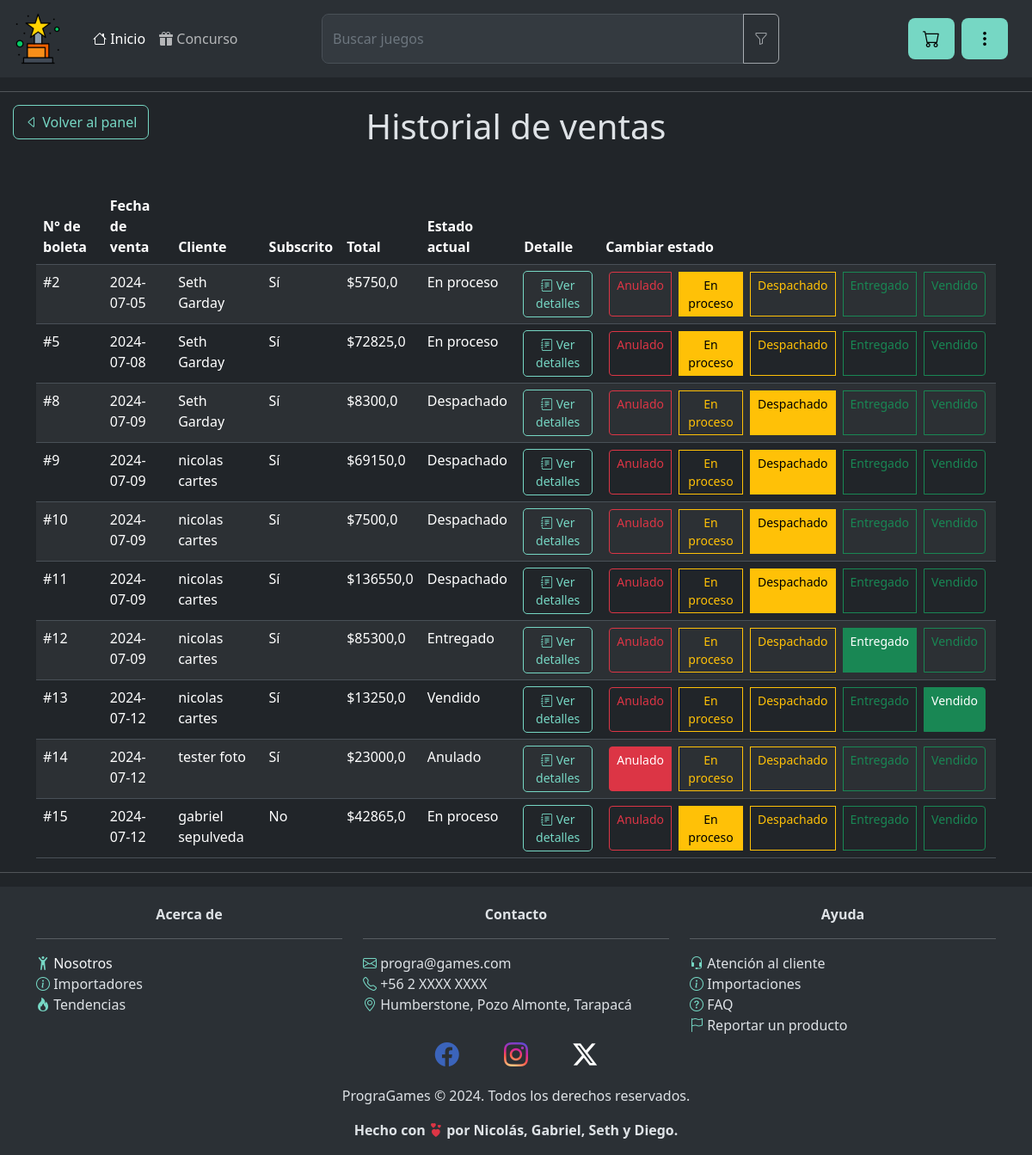
The page /ventas/ (signed in) on the database its author committed.
### core/models.py (models this page shows, shortened)
class Boleta(models.Model):
	ESTADO_PEDIDOS = [
		("Anulado", "Anulado"),
		("En proceso", "En proceso"),
		("Despachado", "Despachado"),
		("Entregado", "Entregado"),
		("Vendido", "Vendido")
	]
	id = models.AutoField(primary_key=True)
	rut = models.CharField(max_length=12, blank=True, null=True)
	productos = models.ManyToManyField(Producto, through="ProductoEnBoleta")
	fecha = models.DateTimeField(default=timezone.now)
	total = models.DecimalField(max_digits=12, decimal_places=0)
	estado_pedido = models.CharField(max_length=20, choices=ESTADO_PEDIDOS, default="En proceso")

class Cuenta(models.Model):
	ROLES = [
		("Cliente", "Cliente"),
		("Administrador", "Administrador")
	]
	rut = models.CharField(max_length=12, unique=True)
	nombres = models.CharField(max_length=100)
	apellidos = models.CharField(max_length=100)
	correo = models.EmailField(unique=True)
	direccion = models.TextField(max_length=100)
	contraseña = models.CharField(max_length=100)
	subscrito = models.BooleanField(default=False)
	imagen = models.ImageField(null=True, blank=True, upload_to="perfil/")
	rol = models.CharField(max_length=20, choices=ROLES, default="Cliente")
	favoritos = models.ManyToManyField(Producto, related_name="favorited_by", blank=True)

### core/decoradores.py (the view)
	def _wrapped_view_func(request, *args, **kwargs):
		if request.session.get("cuenta_rol") != "Administrador":
			messages.error(request, "No tienes permisos suficientes.")
			return redirect("error404")
		return view_func(request, *args, **kwargs)

### core/decoradores.py (called while the page is built)
def check_rol_admin(view_func):
	def _wrapped_view_func(request, *args, **kwargs):
		if request.session.get("cuenta_rol") != "Administrador":
			messages.error(request, "No tienes permisos suficientes.")
			return redirect("error404")
		return view_func(request, *args, **kwargs)
	return _wrapped_view_func

### core/views.py (called while the page is built)
@check_rol_admin
def ventas(request):
	boletas = obtener_boletas()
	return render(request, "core/ventas.html", {"boletas": boletas})

### core/templates/core/ventas.html (shortened to what this page needs)
{% load static %}
<!DOCTYPE html>
<html lang="es" data-bs-theme="dark">
<head>
	<link rel="stylesheet" href="{% static "core/css/style.css" %}">
	<link href="https://cdn.jsdelivr.net/npm/bootstrap@5.3.3/dist/css/bootstrap.min.css" rel="stylesheet">
</head>
<body>
	{% include "./navegacion.html" %}
	<hr>
	<div>
		<button type="button" class="btn me-md-2 btn-custom-outline" style="position: absolute; left: 1rem;" onclick="location.href='{% url 'panel_admin' %}'"><i class="bi bi-caret-left"></i> Volver al panel</button>
		<h1 class="text-center">Historial de ventas</h1>
	</div>
	<br>
	<main class="container">
		<table class="table table-striped mt-3">
			<thead class="sticky-top">
				<tr>
					<th>N° de boleta</th>
					<th>Fecha de venta</th>
					<th>Cliente</th>
					<th>Subscrito</th>
					<th>Total</th>
					<th>Estado actual</th>
					<th>Detalle</th>
					<th>Cambiar estado</th>
				</tr>
			</thead>
			<tbody>
				{% for boleta in boletas %}
					<tr>
						<td>#{{boleta.id}}</td>
						<td>{{boleta.fecha}}</td>
						<td>{{boleta.cliente.nombres}} {{boleta.cliente.apellidos}}</td>
						<td>{% if boleta.cliente.subscrito %}Sí{% else %}No{% endif %}</td>
						<td>${{boleta.total}}</td>
						<td id="estado_actual{{boleta.id}}">{{boleta.estado_pedido}}</td>
						<td>
							<button type="button" class="btn btn-custom-outline btn-sm btnDetalles" id="detalles{{boleta.id}}"><i class="bi bi-journal-text"></i> Ver detalles</button>
						</td>
						<td>
							<div class="btn-group">
								<label class="btn btn-sm btn-outline-danger mx-1" for="estado_anulado{{boleta.id}}">Anulado</label>
								<label class="btn btn-sm btn-outline-warning mx-1" for="estado_en_proceso{{boleta.id}}">En proceso</label>
								<label class="btn btn-sm btn-outline-warning mx-1" for="estado_despachado{{boleta.id}}">Despachado</label>
								<label class="btn btn-sm btn-outline-success mx-1" for="estado_entregado{{boleta.id}}">Entregado</label>
								<label class="btn btn-sm btn-outline-success mx-1" for="estado_vendido{{boleta.id}}">Vendido</label>
							</div>
						</td>
					</tr>
				{% endfor %}
			</tbody>
		</table>
	</main>
	<hr>
	{% include './footer.html' %}
</body>
</html>

### core/templates/core/navegacion.html (shortened to what this page needs)
{% load static %}
<link rel="stylesheet" href="https://cdn.jsdelivr.net/npm/bootstrap-icons@1.11.3/font/bootstrap-icons.min.css">
<div class="toast-container position-fixed top-0 p-3" id="toastContainer">
</div>
<nav class="navbar navbar-expand-lg bg-body-tertiary">
	<div class="container-fluid">
		<span class="navbar-brand mb-0 h1">
			<img src="{% static "core/img/logo.png"%}" alt="Logo" width="64px" height="64px" class="d-inline-block align-text-top">
		</span>
		<div class="collapse navbar-collapse" id="navbarSupportedContent">
			<div class="d-flex w-100 align-items-center">
				<div class="d-flex flex-column col-3 p-2" id="left-nav-part">
					<ul class="navbar-nav me-auto mb-2 mb-lg-0">
						<li class="nav-item"><a class="a-custom nav-link active" aria-current="page" href="{% url 'index' %}"><i class="bi bi-house"></i> Inicio</a></li>
						<li class="nav-item"><a class="a-custom nav-link" aria-current="page" href="{% url 'api' %}" id="gradienteAnim"><i class="bi bi-gift-fill"></i> Concurso</a></li>
					</ul>
				</div>
				<div class="d-flex col-6 p-2 justify-content-center align-items-center" id="middle-nav-part">
					<div class="input-group">
						<div class="form-floating">
							<input type="search" class="input-custom form-control form-control-lg shadow-none" id="campo_busqueda" placeholder="" {% if request.path != "/" %} disabled {% endif %}>
							<label for="campo_busqueda" class="form-label">Buscar juegos</label>
						</div>
						<button type="button" class="btn btn-custom" id="btnAbrirFiltros" {% if request.path != "/" %} disabled {% endif %}>
							<i class="bi bi-funnel"></i>
						</button>
					</div>
				</div>
				<div class="d-flex col-3 p-2 justify-content-end align-items-center" id="right-nav-part">
					<button type="button" class="btn me-md-2 btn-custom btn-lg" onclick="location.href='{% url 'carrito_compras' %}'"><i class="bi bi-cart"></i></button>
					<button type="button" class="btn me-md-2 btn-custom btn-lg" id="toggleButton"><i class="bi bi-three-dots-vertical"></i></button>
				</div>
			</div>
		</div>
	</div>
</nav>

### core/templates/core/footer.html
<footer>
	<div class="container text-center">
		<div class="row">
			<div class="col">
				<b>Acerca de</b>
				<hr>
				<div class="vstack" style="text-align: left;">
					<span><i class="bi bi-person-arms-up" style="color: #76D7C4;"></i> <a href="{% url "nosotros" %}" class="link-light" style="text-decoration: none;">Nosotros</a></span>
					<span><i class="bi bi-info-circle" style="color: #76D7C4;"></i> Importadores</span>
					<span><i class="bi bi-fire" style="color: #76D7C4;"></i> Tendencias</span>
				</div>
			</div>
			<div class="col">
				<b>Contacto</b>
				<hr>
				<div class="vstack" style="text-align: left;">
					<span><i class="bi bi-envelope" style="color: #76D7C4;"></i> progra@games.com</span>
					<span><i class="bi bi-telephone" style="color: #76D7C4;"></i> +56 2 XXXX XXXX</span>
					<span><i class="bi bi-geo-alt" style="color: #76D7C4;"></i> Humberstone, Pozo Almonte, Tarapacá</span>
					<br>
					<div id="social" class="text-center">
						<ul class="list-inline">
							<li class="list-inline-item mx-4"><a href="#" style="color: #3b64bb;" role="button"><i class="bi bi-facebook fs-3"></i></a></li>
							<li class="list-inline-item mx-4"><a href="#" role="button"><i class="bi bi-instagram fs-3" id="icon-instagram"></i></a></li>
							<li class="list-inline-item mx-4"><a href="#" style="color: #ffffff;" role="button"><i class="bi bi-twitter-x fs-3"></i></a></li>
						</ul>
					</div>
				</div>
			</div>
			<div class="col">
				<b>Ayuda</b>
				<hr>
				<div class="vstack" style="text-align: left;">
					<span><i class="bi bi-headset" style="color: #76D7C4;"></i> Atención al cliente</span>
					<span><i class="bi bi-info-circle" style="color: #76D7C4;"></i> Importaciones</span>
					<span><i class="bi bi-question-circle" style="color: #76D7C4;"></i> FAQ</span>
					<span><i class="bi bi-flag" style="color: #76D7C4;"></i> Reportar un producto</span>
				</div>
			</div>
		</div>
	</div>
	<p>PrograGames &copy; 2024. Todos los derechos reservados.</p>
	<b><p>Hecho con <i class="bi bi-hearts text-danger"></i> por Nicolás, Gabriel, Seth y Diego.</p></b>
</footer>

### core/static/core/css/style.css (style rules this page uses)
body { background-image: linear-gradient(to left right, rgb(62, 62, 62), rgb(0, 0, 0), rgb(62, 62, 62)); }
footer { background-color: rgb(43, 48, 53); text-align: center; padding: 20px 0; width: 100%; padding-bottom: 1px; }
#icon-instagram { background: radial-gradient(circle at 30% 107%, #fdf497 0%, #fdf497 5%, #fd5949 45%, #d6249f 60%, #285AEB 90%); -webkit-background-clip: text; background-clip: text; -webkit-text-fill-color: transparent; }

### core/templates/core/navegacion.html (style rules this page uses)
.btn-custom { color: black; background-color: #76D7C4; }
.btn-custom-outline { color: #76D7C4; outline-color: #76D7C4; outline-style: solid; outline-width: 1px; }

### rows shown on the page
Boleta: id "2", fecha "2024-07-05", cliente.nombres "Seth", cliente.apellidos "Garday", shows "Sí", total "5750,0", estado_pedido "En proceso"
Boleta: id "5", fecha "2024-07-08", cliente.nombres "Seth", cliente.apellidos "Garday", shows "Sí", total "72825,0", estado_pedido "En proceso"
Boleta: id "8", fecha "2024-07-09", cliente.nombres "Seth", cliente.apellidos "Garday", shows "Sí", total "8300,0", estado_pedido "Despachado"
Boleta: id "9", fecha "2024-07-09", cliente.nombres "nicolas", cliente.apellidos "cartes", shows "Sí", total "69150,0", estado_pedido "Despachado"
Boleta: id "10", fecha "2024-07-09", cliente.nombres "nicolas", cliente.apellidos "cartes", shows "Sí", total "7500,0", estado_pedido "Despachado"
Boleta: id "11", fecha "2024-07-09", cliente.nombres "nicolas", cliente.apellidos "cartes", shows "Sí", total "136550,0", estado_pedido "Despachado"
Boleta: id "12", fecha "2024-07-09", cliente.nombres "nicolas", cliente.apellidos "cartes", shows "Sí", total "85300,0", estado_pedido "Entregado"
Boleta: id "13", fecha "2024-07-12", cliente.nombres "nicolas", cliente.apellidos "cartes", shows "Sí", total "13250,0", estado_pedido "Vendido"
Boleta: id "14", fecha "2024-07-12", cliente.nombres "tester", cliente.apellidos "foto", shows "Sí", total "23000,0", estado_pedido "Anulado"
Boleta: id "15", fecha "2024-07-12", cliente.nombres "gabriel", cliente.apellidos "sepulveda", shows "No", total "42865,0", estado_pedido "En proceso"
